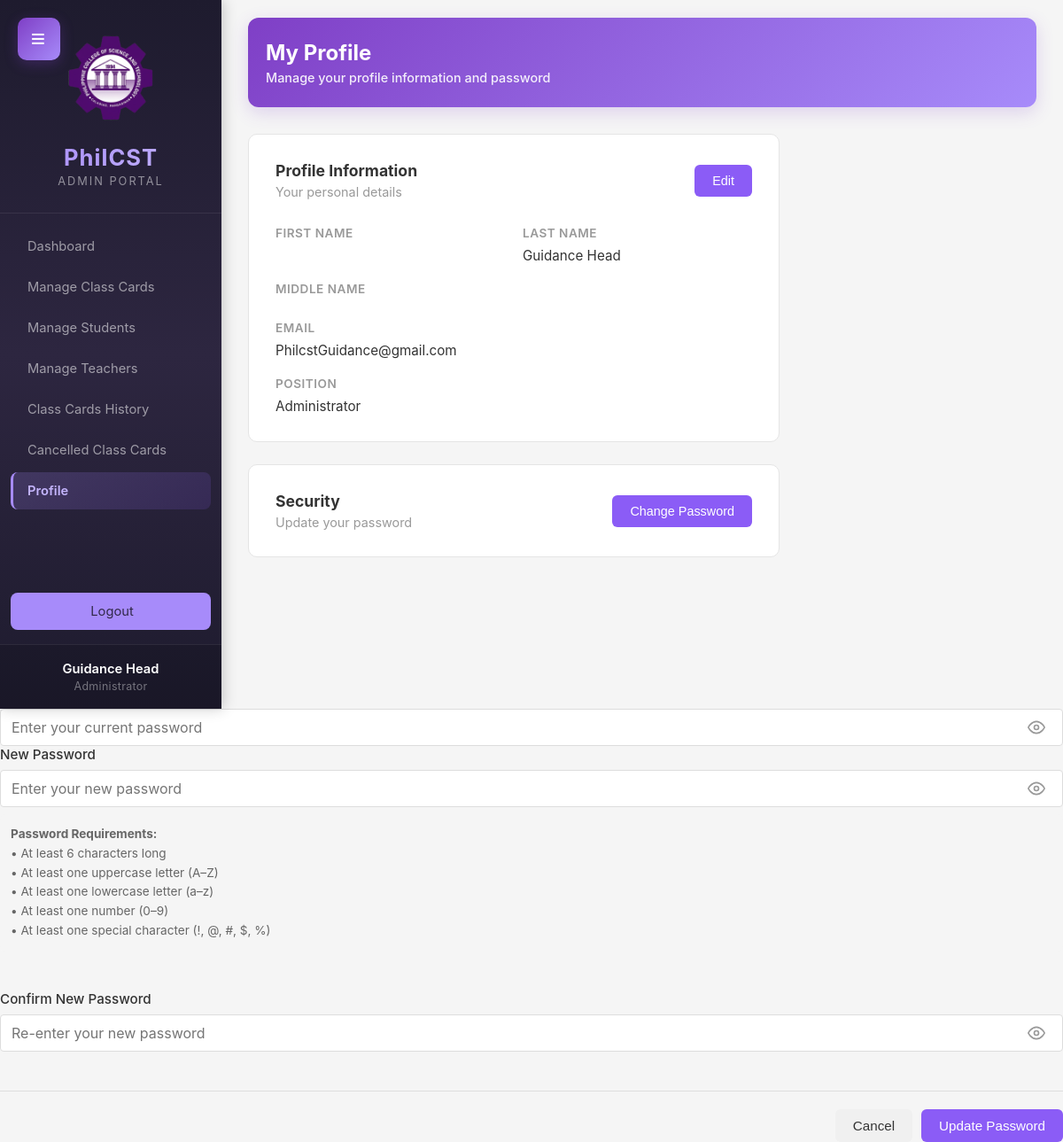
Screenshot of /frontend/admin/profile.php (signed in) with the database file from the repository.
### tables this page shows
CREATE TABLE users (
    id INT PRIMARY KEY AUTO_INCREMENT,
    name VARCHAR(100) NOT NULL,
    email VARCHAR(100) UNIQUE NOT NULL,
    password VARCHAR(255) NOT NULL,
    role ENUM('teacher', 'admin') NOT NULL,
    teacher_id VARCHAR(20),
    address TEXT,
    department VARCHAR(150),
    department_id INT,
    password_changed TINYINT(1) DEFAULT 0,
    created_at TIMESTAMP DEFAULT CURRENT_TIMESTAMP,
    updated_at TIMESTAMP DEFAULT CURRENT_TIMESTAMP ON UPDATE CURRENT_TIMESTAMP,
    FOREIGN KEY (department_id) REFERENCES departments(id) ON DELETE SET NULL,
    INDEX idx_role (role),
    INDEX idx_department_id (department_id)
);

### backend/includes/functions.php (called while the page is built, shortened)
<?php
function getUserInfo($pdo, $user_id) {
    $stmt = $pdo->prepare('SELECT name, department, department_id, role FROM users WHERE id = ?');
    $stmt->execute([$user_id]);
    $result = $stmt->fetch();
    return $result ? $result : ['name' => 'Unknown', 'department' => '', 'department_id' => NULL, 'role' => ''];
}
?>

### frontend/admin/profile.php (the view, shortened to what this page needs)
<?php
require_once '../../backend/includes/session_check.php';
require_once '../../backend/config/db.php';
require_once '../../backend/includes/functions.php';
$user_id = $_SESSION['user_id'];
$user_info = getUserInfo($pdo, $user_id);
$stmt = $pdo->prepare('SELECT id, name, email, department FROM users WHERE id = ?');
$stmt->execute([$user_id]);
$admin_info = $stmt->fetch();
$nameParts = explode(', ', $admin_info['name']);
$lastname = trim($nameParts[0] ?? '');
?>
<!DOCTYPE html>
<html lang="en">
<head>
    <link rel="stylesheet" href="../css/admin.css">
</head>
<body>
    <div class="dashboard-container">
        <button class="sidebar-toggle-btn" onclick="toggleSidebar()" title="Toggle Sidebar">≡</button>
        <aside class="sidebar">
            <div class="sidebar-header">
                <img src="../images/Philcst Logo (2).png" alt="PhilCST Logo" class="sidebar-logo">
                <h2>PhilCST</h2>
                <p>Admin Portal</p>
            </div>
            <nav class="sidebar-nav">
                <a href="/CLASS_CARD_DROPPING_SYSTEM/frontend/admin/dashboard.php" class="nav-item">
                    <span>Dashboard</span>
                </a>
                <a href="/CLASS_CARD_DROPPING_SYSTEM/frontend/admin/dropped_cards.php" class="nav-item">
                    <span>Manage Class Cards</span>
                </a>
                <a href="/CLASS_CARD_DROPPING_SYSTEM/frontend/admin/students.php" class="nav-item">
                    <span>Manage Students</span>
                </a>
                <a href="/CLASS_CARD_DROPPING_SYSTEM/frontend/admin/teachers.php" class="nav-item">
                    <span>Manage Teachers</span>
                </a>
                <a href="/CLASS_CARD_DROPPING_SYSTEM/frontend/admin/drop_history.php" class="nav-item">
                    <span>Class Cards History</span>
                </a>
                <a href="/CLASS_CARD_DROPPING_SYSTEM/frontend/admin/cancelled_class_card.php" class="nav-item">
                    <span>Cancelled Class Cards</span>
                </a>
                <a href="/CLASS_CARD_DROPPING_SYSTEM/frontend/admin/settings.php" class="nav-item active">
                    <span>Profile</span>
                </a>
                <a href="#" class="nav-item logout-item" onclick="showLogoutModal(); return false;">
                    <span>Logout</span>
                </a>
            </nav>
            <div class="sidebar-footer">
                <p class="sidebar-footer-name"><?php echo htmlspecialchars($user_info['name']); ?></p>
                <p class="sidebar-footer-dept"><?php echo htmlspecialchars($user_info['department'] ?: 'Administrator'); ?></p>
            </div>
        </aside>
        <main class="main-content">
            <div class="content-wrapper">
                <div style="background: linear-gradient(135deg, #7f3fc6 0%, #a78bfa 100%); border-radius: 12px; padding: 25px 20px; margin-bottom: 30px; box-shadow: 0 6px 20px rgba(127, 63, 198, 0.2);">
                    <h1 style="margin: 0 0 5px 0; font-size: 1.5em; color: white; font-weight: 700;">My Profile</h1>
                    <p style="margin: 0; color: rgba(255, 255, 255, 0.9); font-size: 0.9em; font-weight: 500;">Manage your profile information and password</p>
                </div>
                <div style="background: white; border: 1px solid #e5e5e5; border-radius: 10px; padding: 30px; margin-bottom: 25px; max-width: 600px;">
                    <div style="display: flex; justify-content: space-between; align-items: center; margin-bottom: 30px;">
                        <div>
                            <h3 style="margin: 0 0 5px 0; font-size: 1.1em; color: #333;">Profile Information</h3>
                            <p style="margin: 0; color: #999; font-size: 0.9em;">Your personal details</p>
                        </div>
                        <button type="button" onclick="openEditProfileModal()" style="background: #8b5cf6; color: white; border: none; padding: 10px 20px; border-radius: 6px; font-size: 0.9em; font-weight: 500; cursor: pointer; transition: all 0.2s;">
                            Edit
                        </button>
                    </div>
                    <div style="display: grid; gap: 20px;">
                        <div style="display: grid; grid-template-columns: 1fr 1fr; gap: 20px;">
                            <div>
                                <p style="margin: 0; color: #999; font-size: 0.85em; text-transform: uppercase; letter-spacing: 0.5px; font-weight: 600;">First Name</p>
                            </div>
                            <div>
                                <p style="margin: 0; color: #999; font-size: 0.85em; text-transform: uppercase; letter-spacing: 0.5px; font-weight: 600;">Last Name</p>
                                <p style="margin: 8px 0 0 0; color: #333; font-size: 0.95em;"><?php echo htmlspecialchars($lastname); ?></p>
                            </div>
                        </div>
                        <div>
                            <p style="margin: 0; color: #999; font-size: 0.85em; text-transform: uppercase; letter-spacing: 0.5px; font-weight: 600;">Middle Name</p>
                        </div>
                        <div>
                            <p style="margin: 0; color: #999; font-size: 0.85em; text-transform: uppercase; letter-spacing: 0.5px; font-weight: 600;">Email</p>
                            <p style="margin: 8px 0 0 0; color: #333; font-size: 0.95em;"><?php echo htmlspecialchars($admin_info['email']); ?></p>
                        </div>
                        <div>
                            <p style="margin: 0; color: #999; font-size: 0.85em; text-transform: uppercase; letter-spacing: 0.5px; font-weight: 600;">Position</p>
                            <p style="margin: 8px 0 0 0; color: #333; font-size: 0.95em;"><?php echo htmlspecialchars($admin_info['department'] ?: 'Administrator'); ?></p>
                        </div>
                    </div>
                </div>
                <div style="background: white; border: 1px solid #e5e5e5; border-radius: 10px; padding: 30px; max-width: 600px;">
                    <div style="display: flex; justify-content: space-between; align-items: center;">
                        <div>
                            <h3 style="margin: 0 0 5px 0; font-size: 1.1em; color: #333;">Security</h3>
                            <p style="margin: 0; color: #999; font-size: 0.9em;">Update your password</p>
                        </div>
                        <button type="button" onclick="openChangePasswordModal()" style="background: #8b5cf6; color: white; border: none; padding: 10px 20px; border-radius: 6px; font-size: 0.9em; font-weight: 500; cursor: pointer; transition: all 0.2s;">
                            Change Password
                        </button>
                    </div>
                </div>
            </div>
        </main>
    </div>
</body>
</html>
                        <div class="password-input-wrapper">
                            <input type="password" id="currentPassword" name="current_password" required placeholder="Enter your current password">
                            <button type="button" class="password-toggle" onclick="togglePassword('currentPassword')">
                                <svg class="eye-icon eye-show" xmlns="http://www.w3.org/2000/svg" width="20" height="20" viewBox="0 0 24 24" fill="none" stroke="currentColor" stroke-width="2" stroke-linecap="round" stroke-linejoin="round"><path d="M1 12s4-8 11-8 11 8 11 8-4 8-11 8-11-8-11-8z"></path><circle cx="12" cy="12" r="3"></circle></svg>
                            </button>
                        </div>
                    <div class="form-group">
                        <label for="newPassword">New Password</label>
                        <div class="password-input-wrapper">
                            <input type="password" id="newPassword" name="new_password" required placeholder="Enter your new password" oninput="checkPasswordStrength(this.value)">
                            <button type="button" class="password-toggle" onclick="togglePassword('newPassword')">
                                <svg class="eye-icon eye-show" xmlns="http://www.w3.org/2000/svg" width="20" height="20" viewBox="0 0 24 24" fill="none" stroke="currentColor" stroke-width="2" stroke-linecap="round" stroke-linejoin="round"><path d="M1 12s4-8 11-8 11 8 11 8-4 8-11 8-11-8-11-8z"></path><circle cx="12" cy="12" r="3"></circle></svg>
                            </button>
                        </div>
                        <small id="password-requirements" style="display: none; display: block; margin-top: 8px; color: #666;">
                            <strong>Password Requirements:</strong><br>
                            • At least 6 characters long<br>
                            • At least one uppercase letter (A–Z)<br>
                            • At least one lowercase letter (a–z)<br>
                            • At least one number (0–9)<br>
                            • At least one special character (!, @, #, $, %)
                        </small>
                        <div id="password-strength" style="margin-top: 8px; font-size: 0.85em;"></div>
                    </div>
                    <div class="form-group">
                        <label for="confirmPassword">Confirm New Password</label>
                        <div class="password-input-wrapper">
                            <input type="password" id="confirmPassword" name="confirm_password" required placeholder="Re-enter your new password" oninput="checkConfirmMatch()">
                            <button type="button" class="password-toggle" onclick="togglePassword('confirmPassword')">
                                <svg class="eye-icon eye-show" xmlns="http://www.w3.org/2000/svg" width="20" height="20" viewBox="0 0 24 24" fill="none" stroke="currentColor" stroke-width="2" stroke-linecap="round" stroke-linejoin="round"><path d="M1 12s4-8 11-8 11 8 11 8-4 8-11 8-11-8-11-8z"></path><circle cx="12" cy="12" r="3"></circle></svg>
                            </button>
                        </div>
                        <div id="confirm-match" style="margin-top: 8px; font-size: 0.85em;"></div>
                    </div>
                    <div class="modal-footer" style="padding: 0; margin-top: 20px; border-top: 1px solid #ddd; display: flex; gap: 10px; justify-content: flex-end; padding-top: 20px;">
                        <button type="button" class="btn btn-secondary" onclick="closeChangePasswordModal()">Cancel</button>
                        <button type="submit" class="btn btn-primary">Update Password</button>
                    </div>
</body>
</html>

### frontend/admin/profile.php (style rules this page uses)
.modal-footer { padding: 20px 25px; border-top: 1px solid #f0f0f0; display: flex; gap: 10px; justify-content: flex-end; }
.form-group { margin-bottom: 20px; }
.form-group label { display: block; margin-bottom: 8px; font-weight: 500; color: #333; font-size: 0.95em; }
.form-group input, .form-group textarea { width: 100%; padding: 10px 12px; border: 1px solid #ddd; border-radius: 6px; font-size: 0.95em; font-family: inherit; box-sizing: border-box; transition: all 0.2s; }
#password-requirements { background: #f5f5f5; padding: 12px; border-radius: 6px; font-size: 0.85em; line-height: 1.6; color: #666; }
#password-strength { font-size: 0.9em; font-weight: 500; }
#confirm-match { font-size: 0.9em; font-weight: 500; }
.btn { padding: 10px 20px; border: none; border-radius: 6px; font-size: 0.95em; font-weight: 500; cursor: pointer; transition: all 0.2s; text-decoration: none; display: inline-block; }
.btn-primary { background-color: #8b5cf6; color: white; }
.btn-secondary { background-color: #f0f0f0; color: #333; }
.password-input-wrapper { position: relative; display: flex; align-items: center; }
.password-input-wrapper input { width: 100%; padding: 10px 40px 10px 12px; border: 1px solid #ddd; border-radius: 4px; font-size: 1em; }
.password-toggle { position: absolute; right: 10px; background: none; border: none; cursor: pointer; color: #999; display: flex; align-items: center; justify-content: center; }

### rows the page displays
users: name "Guidance Head", department "Administrator", email "PhilcstGuidance@gmail.com"
